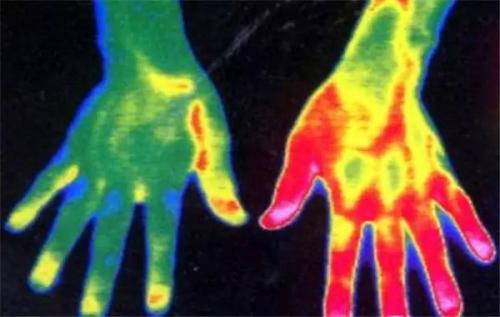
#> input picture datas/hot2.jpg, 500 x 317 px
$ jupyter execute '04-追踪图像里的关键点.ipynb'   (shell and % lines are left out)
#> lines starting #> are read from the running program, lines starting #| are printed output that depends on the picture
# 追踪图像里的关键点

[cell 1]
import matplotlib.pyplot as plt
import cv2
import numpy as np

[cell 2]
src = cv2.imread('../datas/hot2.jpg')
#> src is the input picture: shape (317, 500, 3); mean B, G, R 57.7, 76.9, 80.9
rgb = cv2.cvtColor(src,cv2.COLOR_BGR2RGB)
gray = cv2.cvtColor(src,cv2.COLOR_BGR2GRAY)
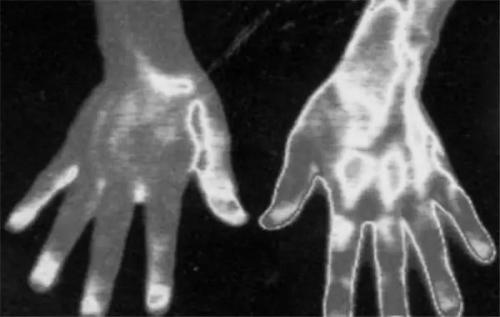
#> gray: shape (317, 500); min 0, max 236, mean 75.9

[cell 3]
gray_hist = cv2.equalizeHist(gray)
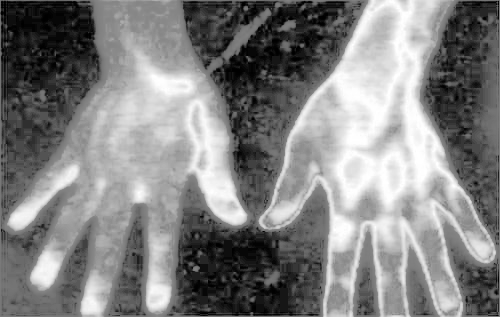
#> gray_hist: shape (317, 500); min 0, max 255, mean 129.3
kp = cv2.goodFeaturesToTrack(gray_hist,50,0.01,10)
#> kp = 50 rows, first 8: [251, 313], [193, 269], [2, 2], [311, 2], [497, 293], [251, 35], [244, 103], [237, 54]

[cell 4]
keypoints = list()
if kp is not None and len(kp > 0):
    for x,y in np.float32(kp).reshape(-1,2):
        keypoints.append((x,y))
#> this loop made 50 passes
#> (x, y) on passes 1 to 12: (251, 313), (193, 269), (2, 2), (311, 2), (497, 293), (251, 35), (244, 103), (237, 54), (231, 2), (271, 284), (303, 44), (498, 233)
#> after the loop, keypoints = 50 pairs, first value 1 to 498, second value 1 to 314

[cell 5]
for x,y in keypoints:
    cv2.circle(rgb,(x,y),3,(255,255,0))
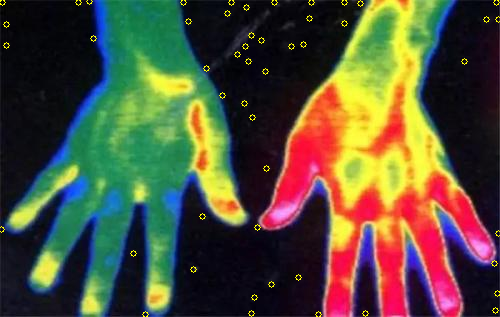
#> rgb: shape (317, 500, 3); mean R, G, B 82, 78, 57.6

$ run again, with datas/animal.jpg copied over datas/hot2.jpg
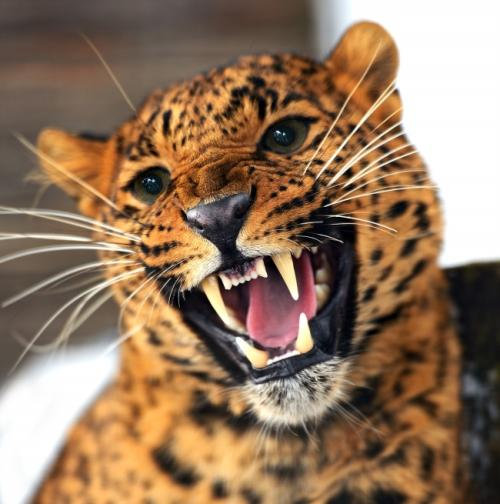
#> input picture datas/animal.jpg, 500 x 504 px
#> src is the input picture: shape (504, 500, 3); mean B, G, R 95.3, 119.5, 147.5
#> `gray_hist = cv2.equalizeHist(gray)`:
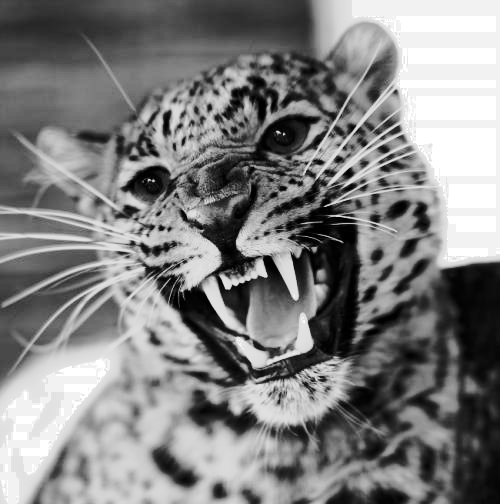
#> gray_hist: shape (504, 500); min 0, max 255, mean 128.7
#> kp = 50 rows, first 8: [153, 180], [284, 134], [232, 285], [266, 276], [189, 289], [316, 247], [296, 375], [144, 267]
#> the loop `for x,y in np.float32(kp).reshape(-1,2):` made 50 passes
#> after the loop `for x,y in np.float32(kp).reshape(-1,2):`: keypoints = 50 pairs, first value 130 to 399, second value 90 to 403
#> the loop `for x,y in keypoints:` made 50 passes
#> after the loop `for x,y in keypoints:`:
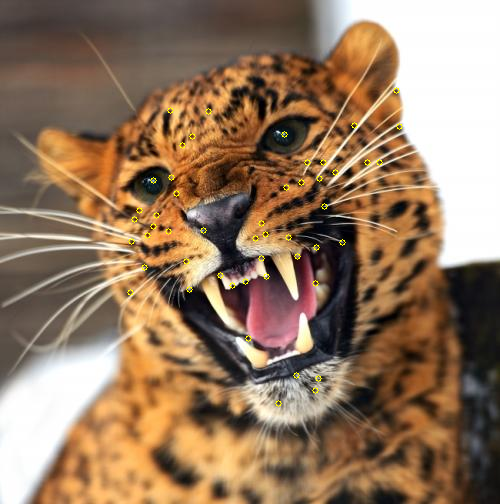
#> rgb: shape (504, 500, 3); mean R, G, B 147.9, 120, 95.1
